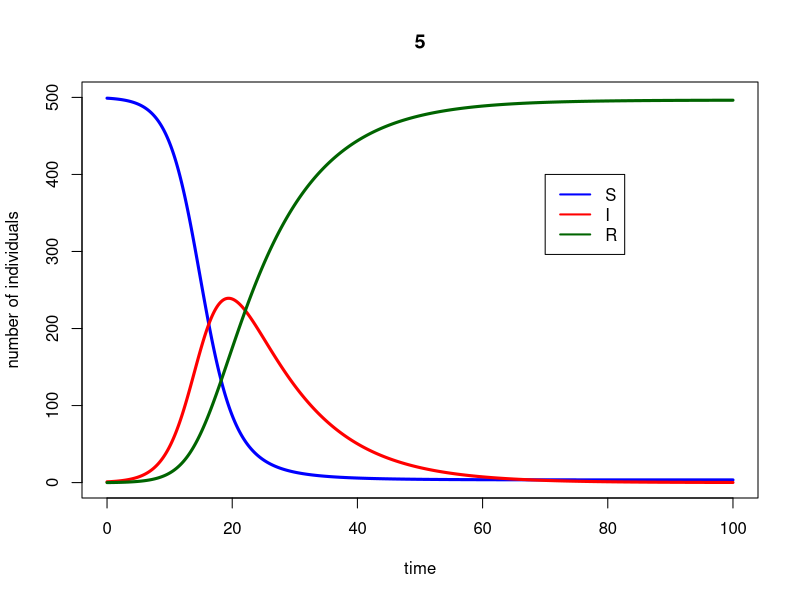
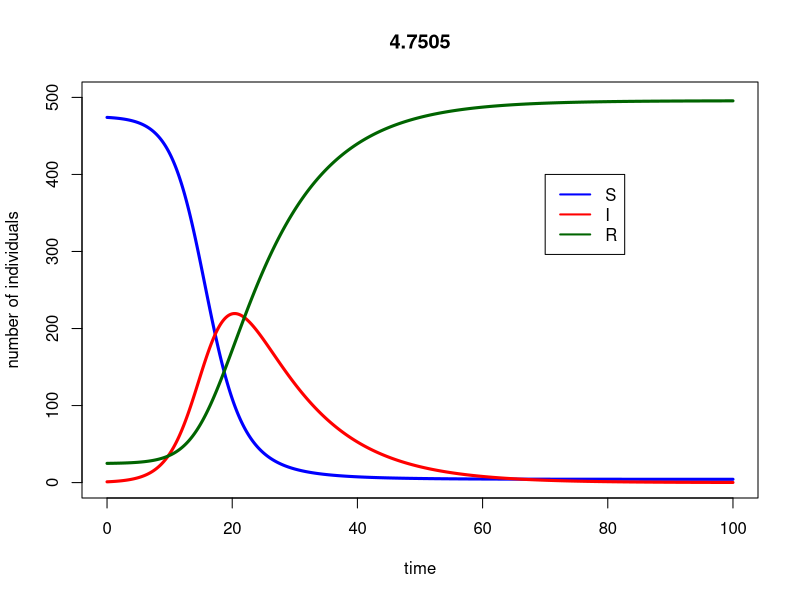
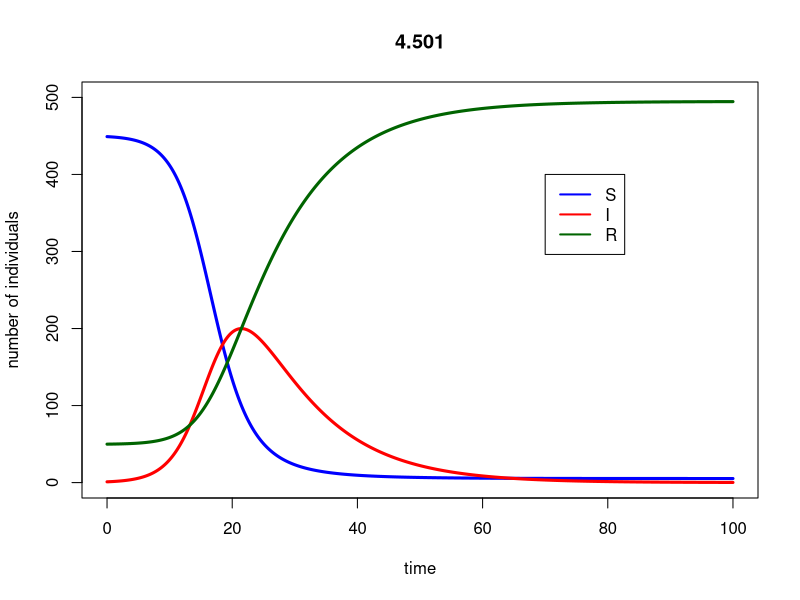
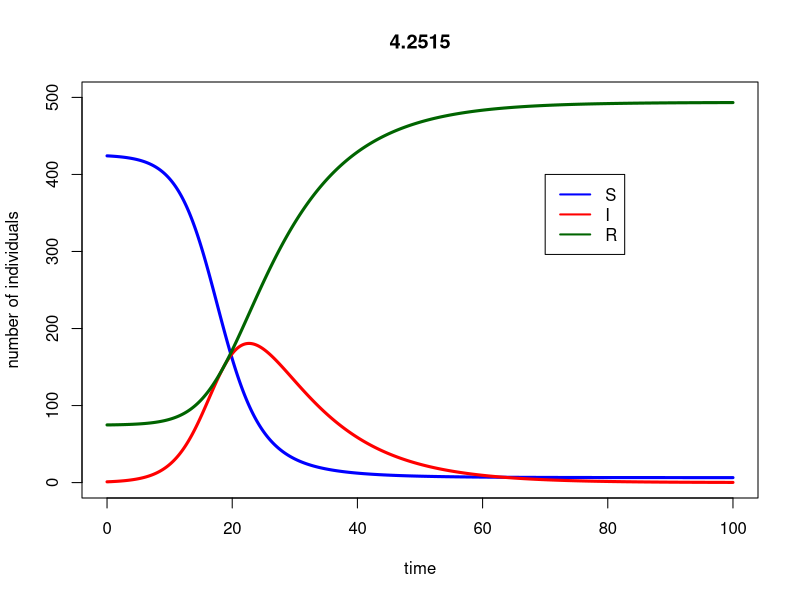
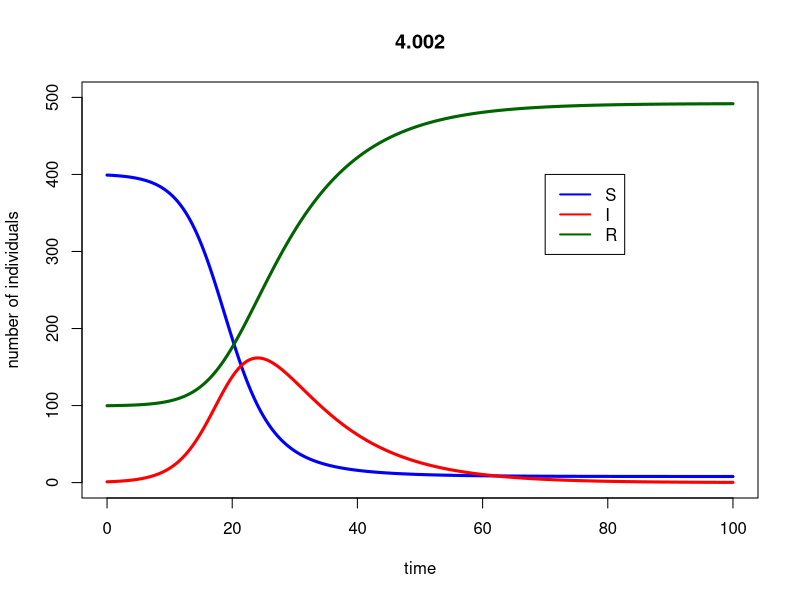
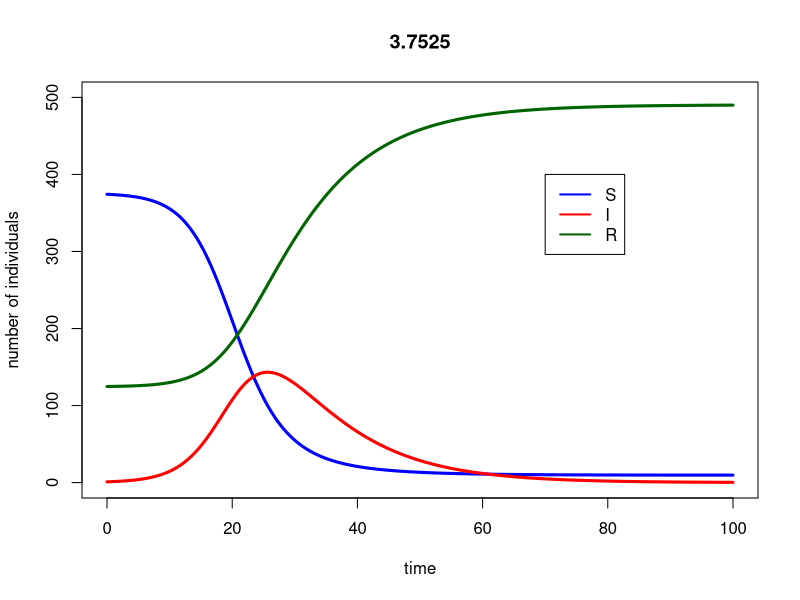
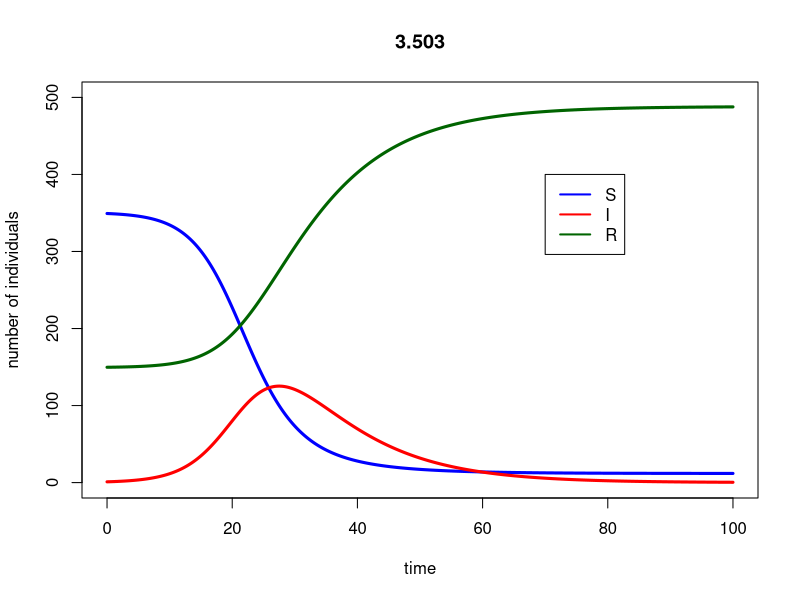
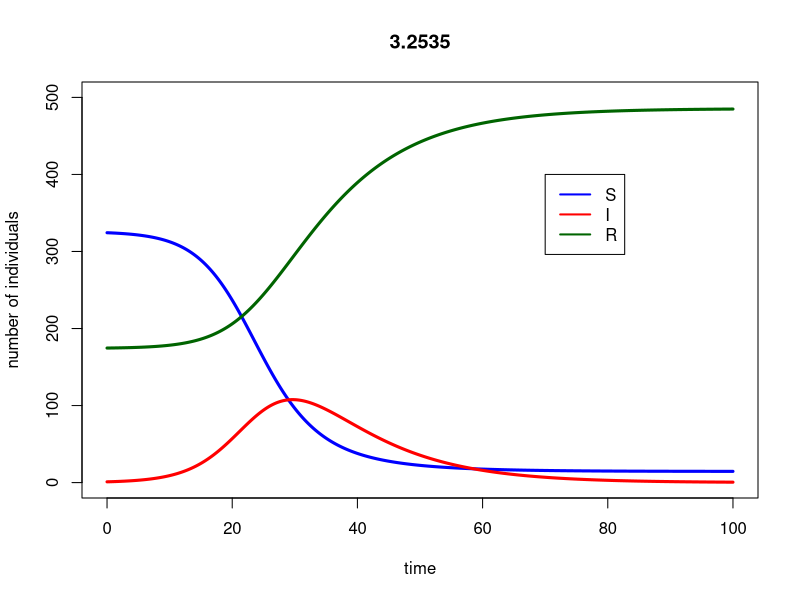

These charts were generated, in order, by the following R code:
##########################################################
# Starting script to the module 'SIR models of epidemics'
##########################################################

# implements the basic SIR model, and plots simulation results

## Here you only need to know basic things:
##  #	To make comments
##  <-	Assigning a value to a symbol
##  c	To create a vector c(v1, v2, ..., vn)
##  e	is *10^
##  seq(a,b,c)	To create a sequence from a to b with intervals c


###################################
# FUNCTION DEFINITIONS
###################################

###
# SIR <- function(t, x, parms)
# Use: calculates the derivatives for the SIR model
# Input: 
#      t: time (not used here, because there is no explicit time dependence)
#      x: vector of the current values of all variables (S, I, R)
#      parms: vector of all parameter values
# Output:
#      der: vector of derivatives

# To use the lsoda function, the model function has to be a function of t (time),
# x (the vector of the variables) and parms (the parameters of the model).

SIR <- function(t, x, parms){

# Beta and r are not global variables. This means that if you type beta in R, the output will be 'beta',
# and not its value. You have to specify that you want to use the value of beta from 'parms' to solve the ODEs.
# Similarly, the variables of the model are taken from the vector x. This is done by the 'with' function.

  with(as.list(c(parms,x)),{
    dS <- - beta*S*I
    dI <- + beta*S*I - r*I
    dR <- r*I         # Note: because S+I+R=constant, this equation could actually be omitted,
                  # and R at any time point could simply be calculated as N-S-I.
    der <- c(dS, dI,dR)
    list(der)  # the output must be returned    
  }) # end of 'with'

}  # end of function definition


###########################
# MAIN PROGRAM
###########################

### LOAD LIBRARIES
#load R library for ordinary differential equation solvers
library(deSolve)

### INITIALIZE PARAMETER SETTINGS
for (v in 0:20) {
  f = v/20
  index = f*100
  S0 = 499
  parms <- c(beta=1e-3, r=1e-1)		# set the parameters of the model
  inits <- c(S=(1-f)*S0, I=1, R=f*S0)		# set the initial values
  dt    <- seq(0,100,0.1)			# set the time points for evaluation


  # Calculate and print R_0 on the screen
  N <- sum(inits)
  R_0 <- with(as.list(parms),{beta*(N-f*S0)/r})
  print(paste("hany szazalek oltott", index))
  print(paste("R_0 =",R_0),quote=FALSE)


  ### SIMULATE THE MODEL

  ## Use lsoda to solve the differential equations numerically. The syntax should be
  ## lsoda(initial values, time points, function, parameters)

  simulation <- as.data.frame(lsoda(inits, dt, SIR, parms=parms)) # this way our set 'parms' will be used as default

  ### PLOT THE OUTPUT

  # If you remove the # before pdf(...) and dev.off(), the output will be written in a pdf file,
  # in the working directory. If you don't, a window containing your graph will just pop up.

  #pdf("startingscript.pdf")
  #par(cex=1.7)
  # Plot S according to time, in blue, and add the graph I and R according to time,
  # in red and dark green respectively. Call help(plot) for further details.

  attach(simulation) # this command allows you to refer to the columns of the data frame directly.

  plot(dt, S, type="l", col="blue", ylim=c(0,sum(inits)), main = R_0, xlab="time", ylab="number of individuals",lwd=3)
  lines(dt, I, type="l", col="red",lwd=3)
  lines(dt, R, type="l", col="darkgreen",lwd=3)

  # Add a legend to the graph
  legend(70,400, legend=c("S","I","R"), col=c("blue", "red", "darkgreen"), lty=1,lwd=2)
  #dev.off()

  detach(simulation) # clean up the search path
}
